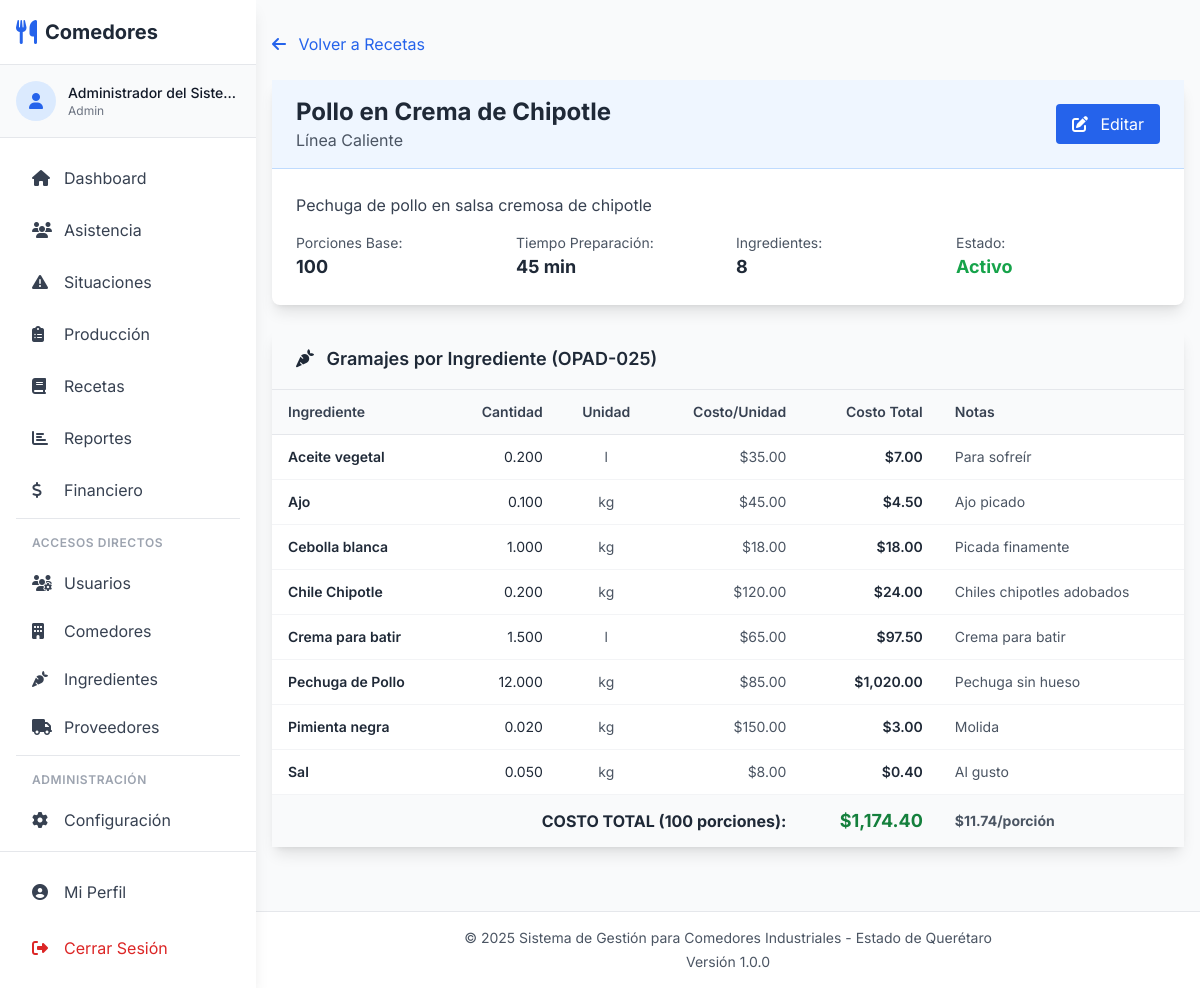
Screenshot of /recipes/view/1 (signed in) with the database file from the repository.
### tables this page shows
CREATE TABLE IF NOT EXISTS recetas (
    id INT AUTO_INCREMENT PRIMARY KEY,
    nombre VARCHAR(150) NOT NULL,
    linea_servicio_id INT NOT NULL,
    descripcion TEXT,
    porciones_base INT DEFAULT 100,
    tiempo_preparacion INT COMMENT 'Minutes',
    activo TINYINT(1) DEFAULT 1,
    fecha_creacion TIMESTAMP DEFAULT CURRENT_TIMESTAMP,
    FOREIGN KEY (linea_servicio_id) REFERENCES lineas_servicio(id) ON DELETE CASCADE,
    INDEX idx_linea (linea_servicio_id)
);

CREATE TABLE IF NOT EXISTS lineas_servicio (
    id INT AUTO_INCREMENT PRIMARY KEY,
    nombre VARCHAR(50) NOT NULL,
    descripcion VARCHAR(200),
    orden_visualizacion INT DEFAULT 0,
    activo TINYINT(1) DEFAULT 1
);

CREATE TABLE IF NOT EXISTS receta_ingredientes (
    id INT AUTO_INCREMENT PRIMARY KEY,
    receta_id INT NOT NULL,
    ingrediente_id INT NOT NULL,
    cantidad DECIMAL(10,3) NOT NULL,
    unidad VARCHAR(20) NOT NULL,
    notas VARCHAR(200),
    FOREIGN KEY (receta_id) REFERENCES recetas(id) ON DELETE CASCADE,
    FOREIGN KEY (ingrediente_id) REFERENCES ingredientes(id) ON DELETE CASCADE,
    UNIQUE KEY unique_receta_ingrediente (receta_id, ingrediente_id)
);

CREATE TABLE IF NOT EXISTS ingredientes (
    id INT AUTO_INCREMENT PRIMARY KEY,
    nombre VARCHAR(100) NOT NULL,
    unidad_medida VARCHAR(20) NOT NULL COMMENT 'kg, g, l, ml, pzas',
    costo_unitario DECIMAL(10,2),
    proveedor VARCHAR(150),
    activo TINYINT(1) DEFAULT 1,
    INDEX idx_nombre (nombre)
);

### app/views/recipes/view.php (the view)
<?php require_once APP_PATH . '/views/layouts/header.php'; ?>
<?php require_once APP_PATH . '/views/layouts/nav.php'; ?>
<div class="container mx-auto px-4 py-8">
    <div class="mb-6">
        <a href="<?php echo Router::url('/recipes'); ?>" class="text-blue-600 hover:text-blue-700">
            <i class="fas fa-arrow-left mr-2"></i> Volver a Recetas
        </a>
    </div>
    <div class="bg-white rounded-lg shadow-lg mb-6">
        <div class="px-6 py-4 bg-blue-50 border-b border-blue-200">
            <div class="flex justify-between items-center">
                <div>
                    <h2 class="text-2xl font-bold text-gray-800"><?php echo htmlspecialchars($receta['nombre']); ?></h2>
                    <p class="text-gray-600"><?php echo htmlspecialchars($receta['linea_servicio']); ?></p>
                </div>
                <?php if (in_array($_SESSION['user_role'], ['admin', 'chef'])): ?>
                <a href="<?php echo Router::url('/recipes/edit/' . $receta['id']); ?>" class="bg-blue-600 hover:bg-blue-700 text-white py-2 px-4 rounded">
                    <i class="fas fa-edit mr-2"></i> Editar
                </a>
                <?php endif; ?>
            </div>
        </div>
        <div class="p-6">
            <?php if ($receta['descripcion']): ?>
            <p class="text-gray-700 mb-4"><?php echo nl2br(htmlspecialchars($receta['descripcion'])); ?></p>
            <?php endif; ?>
            <div class="grid grid-cols-2 md:grid-cols-4 gap-4 text-sm">
                <div>
                    <p class="text-gray-600">Porciones Base:</p>
                    <p class="font-bold text-gray-800 text-lg"><?php echo $receta['porciones_base']; ?></p>
                </div>
                <div>
                    <p class="text-gray-600">Tiempo Preparación:</p>
                    <p class="font-bold text-gray-800 text-lg"><?php echo $receta['tiempo_preparacion'] ?? '-'; ?> min</p>
                </div>
                <div>
                    <p class="text-gray-600">Ingredientes:</p>
                    <p class="font-bold text-gray-800 text-lg"><?php echo count($ingredientes); ?></p>
                </div>
                <div>
                    <p class="text-gray-600">Estado:</p>
                    <p class="font-bold text-green-600 text-lg">
                        <?php echo $receta['activo'] ? 'Activo' : 'Inactivo'; ?>
                    </p>
                </div>
            </div>
        </div>
    </div>
    <div class="bg-white rounded-lg shadow-lg">
        <div class="px-6 py-4 bg-gray-50 border-b border-gray-200">
            <h3 class="text-lg font-semibold text-gray-800">
                <i class="fas fa-carrot mr-2"></i> Gramajes por Ingrediente (OPAD-025)
            </h3>
        </div>
        <div class="overflow-x-auto">
            <table class="w-full">
                <thead class="bg-gray-50 border-b border-gray-200">
                    <tr>
                        <th class="px-4 py-3 text-left text-sm font-semibold text-gray-700">Ingrediente</th>
                        <th class="px-4 py-3 text-right text-sm font-semibold text-gray-700">Cantidad</th>
                        <th class="px-4 py-3 text-center text-sm font-semibold text-gray-700">Unidad</th>
                        <th class="px-4 py-3 text-right text-sm font-semibold text-gray-700">Costo/Unidad</th>
                        <th class="px-4 py-3 text-right text-sm font-semibold text-gray-700">Costo Total</th>
                        <th class="px-4 py-3 text-left text-sm font-semibold text-gray-700">Notas</th>
                    </tr>
                </thead>
                <tbody>
                    <?php
                    $costoTotal = 0;
                    foreach ($ingredientes as $ing):
                        $costoIngrediente = $ing['cantidad'] * $ing['costo_unitario'];
                        $costoTotal += $costoIngrediente;
                    ?>
                    <tr class="border-b border-gray-100 hover:bg-gray-50">
                        <td class="px-4 py-3 text-sm text-gray-800 font-semibold">
                            <?php echo htmlspecialchars($ing['ingrediente']); ?>
                        </td>
                        <td class="px-4 py-3 text-sm text-gray-800 text-right">
                            <?php echo number_format($ing['cantidad'], 3); ?>
                        </td>
                        <td class="px-4 py-3 text-sm text-gray-600 text-center">
                            <?php echo htmlspecialchars($ing['unidad']); ?>
                        </td>
                        <td class="px-4 py-3 text-sm text-gray-600 text-right">
                            $<?php echo number_format($ing['costo_unitario'], 2); ?>
                        </td>
                        <td class="px-4 py-3 text-sm text-gray-800 text-right font-semibold">
                            $<?php echo number_format($costoIngrediente, 2); ?>
                        </td>
                        <td class="px-4 py-3 text-sm text-gray-600">
                            <?php echo htmlspecialchars($ing['notas'] ?? '-'); ?>
                        </td>
                    </tr>
                    <?php endforeach; ?>
                    <tr class="bg-gray-50 font-bold">
                        <td colspan="4" class="px-4 py-3 text-right text-gray-800">
                            COSTO TOTAL (<?php echo $receta['porciones_base']; ?> porciones):
                        </td>
                        <td class="px-4 py-3 text-right text-green-700 text-lg">
                            $<?php echo number_format($costoTotal, 2); ?>
                        </td>
                        <td class="px-4 py-3 text-sm text-gray-600">
                            $<?php echo number_format($costoTotal / $receta['porciones_base'], 2); ?>/porción
                        </td>
                    </tr>
                </tbody>
            </table>
        </div>
    </div>
</div>
<?php require_once APP_PATH . '/views/layouts/footer.php'; ?>

### app/Router.php (shortened to what the rows shown need)
<?php
class Router {
    private $routes = [];
    public function add($method, $path, $controller, $action) {
        $this->routes[] = [
            'method' => strtoupper($method),
            'path' => $path,
            'controller' => $controller,
            'action' => $action
        ];
    }
    public function dispatch() {
        $requestMethod = $_SERVER['REQUEST_METHOD'];
        $requestUri = $_SERVER['REQUEST_URI'];
        $requestUri = strtok($requestUri, '?');
        $scriptName = $_SERVER['SCRIPT_NAME'];
        $basePath = str_replace('/index.php', '', $scriptName);
        $requestPath = str_replace($basePath, '', $requestUri);
        foreach ($this->routes as $route) {
            if ($route['method'] === $requestMethod) {
                $pattern = $this->convertToRegex($route['path']);
                if (preg_match($pattern, $requestPath, $matches)) {
                    array_shift($matches);
                    $controllerName = $route['controller'];
                    $controllerFile = APP_PATH . '/controllers/' . $controllerName . '.php';
                    if (file_exists($controllerFile)) {
                        $controller = new $controllerName();
                        $action = $route['action'];
                        if (method_exists($controller, $action)) {
                            call_user_func_array([$controller, $action], $matches);
                            return;
                        } else {
                            $this->error404("Method $action not found in $controllerName");
                            return;
                        }
                    } else {
                        $this->error404("Controller file not found: $controllerFile");
                        return;
                    }
                }
            }
        }
    }
    private function convertToRegex($path) {
        $pattern = preg_replace('/\/:([^\/]+)/', '/([^/]+)', $path);
        return '#^' . $pattern . '$#';
    }
    public static function url($path = '') {
        return BASE_URL . $path;
    }
}

### rows the page displays
recetas: nombre "Pollo en Crema de Chipotle", linea_servicio.nombre "Línea Caliente", descripcion "Pechuga de pollo en salsa cremosa de chipotle", porciones_base "100", tiempo_preparacion "45", $costoTotal/$receta['porciones_base'] "11.74"
receta_ingredientes: ingrediente.nombre "Aceite vegetal", cantidad "0.200", unidad "l", ingrediente.costo_unitario "35.00", cantidad.costo_unitario "7.00", notas "Para sofreír"
receta_ingredientes: ingrediente.nombre "Ajo", cantidad "0.100", unidad "kg", ingrediente.costo_unitario "45.00", cantidad.costo_unitario "4.50", notas "Ajo picado"
receta_ingredientes: ingrediente.nombre "Cebolla blanca", cantidad "1.000", unidad "kg", ingrediente.costo_unitario "18.00", notas "Picada finamente"
receta_ingredientes: ingrediente.nombre "Chile Chipotle", cantidad "0.200", unidad "kg", ingrediente.costo_unitario "120.00", cantidad.costo_unitario "24.00", notas "Chiles chipotles adobados"
receta_ingredientes: ingrediente.nombre "Crema para batir", cantidad "1.500", unidad "l", ingrediente.costo_unitario "65.00", cantidad.costo_unitario "97.50", notas "Crema para batir"
receta_ingredientes: ingrediente.nombre "Pechuga de Pollo", cantidad "12.000", unidad "kg", ingrediente.costo_unitario "85.00", cantidad.costo_unitario "1,020.00", notas "Pechuga sin hueso"
receta_ingredientes: ingrediente.nombre "Pimienta negra", cantidad "0.020", unidad "kg", ingrediente.costo_unitario "150.00", cantidad.costo_unitario "3.00", notas "Molida"
receta_ingredientes: ingrediente.nombre "Sal", cantidad "0.050", unidad "kg", ingrediente.costo_unitario "8.00", cantidad.costo_unitario "0.40", notas "Al gusto"

### other values shown
count($ingredientes) "8"
$costoTotal "1,174.40"
